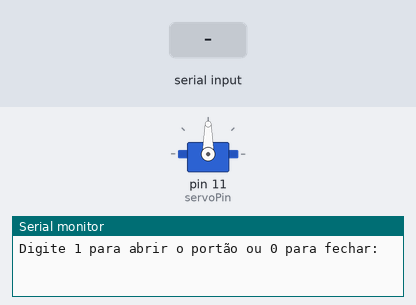
The program below on a simulated Arduino Uno, built with avr-gcc and run on an emulated ATmega328P. Shown: servo, the last lines printed to the serial monitor. The test bench sets the inputs (shaded band).

Above: at 1.2 s.
1.3 s: "1\n" received over Serial
At 1.47 s:
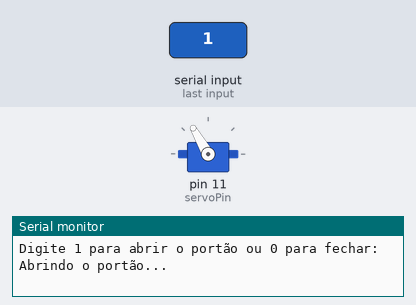
At 2.77 s:
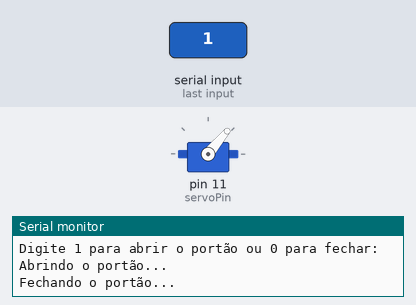
4.3 s: "90,45\n" received over Serial
Timing chart, 0 to 7.3 s (numbered marks = the images above; inputs shaded):
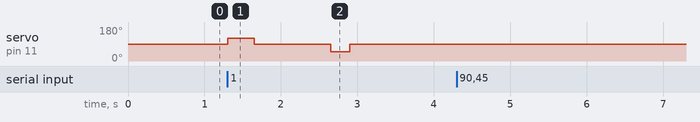

Measured:
- after the input at 1.3 s, servo on pin 11 (servoPin): 90° → 120° at once, → 90° 0.35 s later, → 50° 1.0 s later, → 90° 0.25 s later

The program:

main.cpp
```cpp
#include <Arduino.h>
#include <Servo.h>

// SERVO PORTÃO

Servo myServo;
const int servoPin = 11;


// VALORES PWM PARA CONTROLE DO SERVO CONTINUO
const int stopSignal = 90;   // PARAR O SERVO
const int openSignal = 120;  // SENTIDO HORÁRIO PARA ABRIR
const int closeSignal = 50;  // SENTIDO ANTI-HORÁRIO PARA FECHAR


// VARIÁVEL PARA ARMAZENAR O ESTADO ATUAL (0 = FECHADO, 1 = ABERTO)
int currentState = 0;

// Tempo de rotação para 90°
// TEMPO DE ROTAÇÃO PARA 90°
const int openRotationTime = 350;
const int closeRotationTime = 250;

void setup() {
  myServo.attach(servoPin);
  myServo.write(stopSignal);

  Serial.begin(9600);
  Serial.println("Digite 1 para abrir o portão ou 0 para fechar:");
}

void loop() {
  if (Serial.available() > 0) {
    int command = Serial.parseInt();

    // VALIDA O COMANDO E SE ESTÁ JÁ NO ESTADO DESEJADO
    if (command == 1 && currentState == 0) {
      // ABRIR
      Serial.println("Abrindo o portão...");
      myServo.write(openSignal);
      delay(openRotationTime);
      myServo.write(stopSignal);
      currentState = 1;
    } else if (command == 0 && currentState == 1) {
      // Fechar o portão
      Serial.println("Fechando o portão...");
      myServo.write(closeSignal);
      delay(closeRotationTime);
      myServo.write(stopSignal);
      currentState = 0;
    } else {
      Serial.println("Comando inválido ou já está nesse estado.");
    }
  }
}
```
